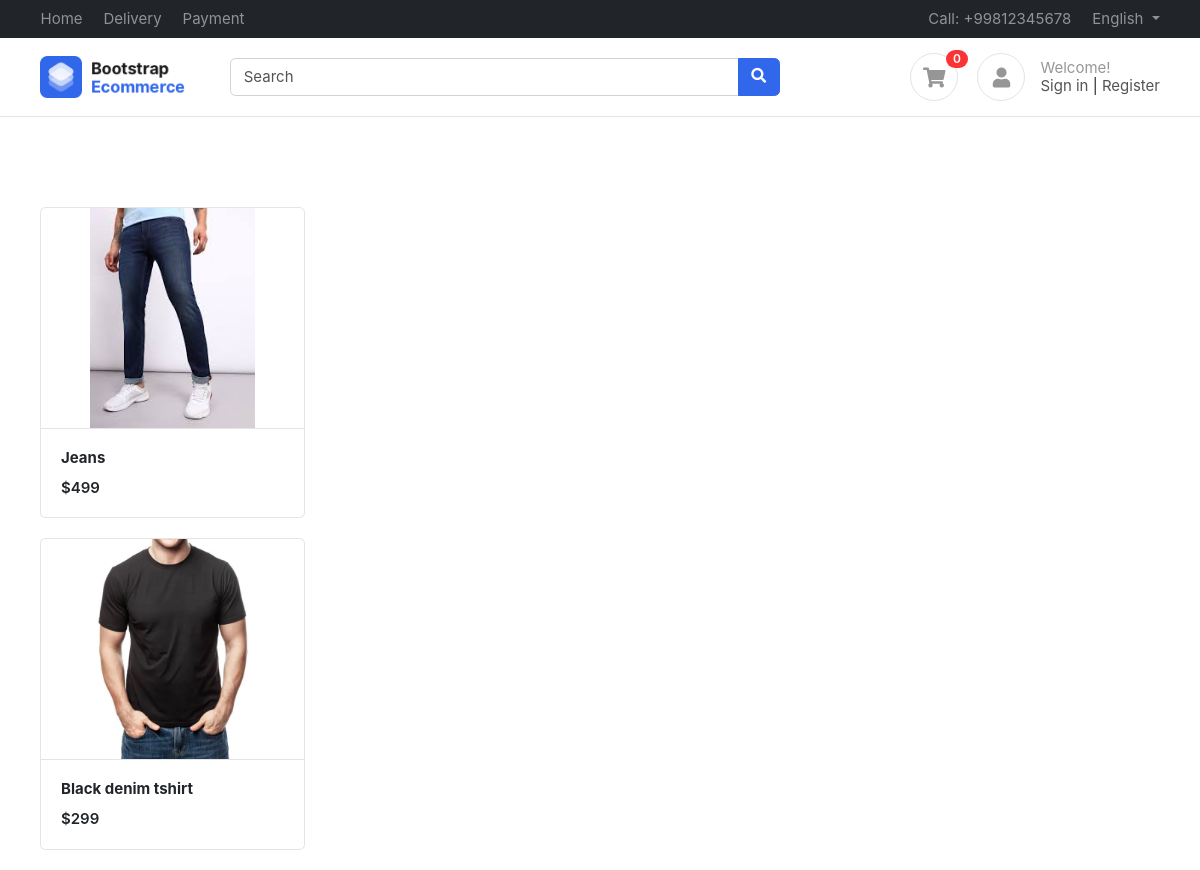
The page / on the database its author committed.
### products/models.py (models this page shows, shortened)
class Product(BaseModel):
    product_name = models.CharField(max_length=255)
    slug = models.SlugField(unique=True, max_length=255, null=True, blank=True)
    category = models.ForeignKey(Category, on_delete=models.CASCADE, related_name='products')
    price = models.IntegerField()
    product_description = models.TextField()
    color_variant = models.ManyToManyField(ColorVariant, blank=True)
    size_variant = models.ManyToManyField(SizeVariant, blank=True)

class ProductImage(BaseModel):
    product = models.ForeignKey(Product, on_delete=models.CASCADE, related_name='product_images')
    image = models.ImageField(upload_to='products/')

### home/views.py (the view)
# urls.py: path('', index, name= 'index'),
def index(request):
    context = {'products': Product.objects.all()}
    return render(request, 'home/index.html', context)

### templates/home/index.html
{% extends "base/base.html" %}
{% block start %}
<div class="container mt-5 pt-5">
    {% for product in products %}
    <div class="row">
        <div class="col-md-3">
            <figure class="card card-product-grid">
                <div class="img-wrap"> <img src="/media/{{product.product_images.first.image}}"> </div>
                <figcaption class="info-wrap border-top">
                    <a href="{% url 'get_product' product.slug %}" class="title"> <b>{{product.product_name}} </b></a>
                    <div class="price mt-2">${{product.price}}</div>
                </figcaption>
            </figure>
        </div>
    </div>
    {% endfor %}
</div>
{% endblock start %}

### public/static/css/ui.css (style rules this page uses)
html { font-family: 'Inter', sans-serif; font-size: 15px; }
.img-wrap { text-align: center; display: block; }
.img-wrap img { max-width: 100%; }
figure { margin-bottom: 0; }
.card .title { color: #212529; }
[class*='card-product'] a.title { color: #212529; display: block; }
[class*='card-product'] .img-wrap { overflow: hidden; position: relative; }
[class*='card-product'] .img-wrap img { height: 100%; max-width: 100%; width: auto; display: inline-block; object-fit: cover; }
.card-product-grid { margin-bottom: 20px; }
.card-product-grid .img-wrap { border-radius: 0.2rem 0.2rem 0 0; height: 220px; }
.card-product-grid .info-wrap { overflow: hidden; padding: 18px 20px; }
.card .img-wrap { overflow: hidden; }
.price { font-weight: 600; color: #212529; }

### rows shown on the page
Product: product_images.first.image (picture), product_name "Jeans", price "499"
Product: product_images.first.image (picture), product_name "Black denim tshirt", price "299"
